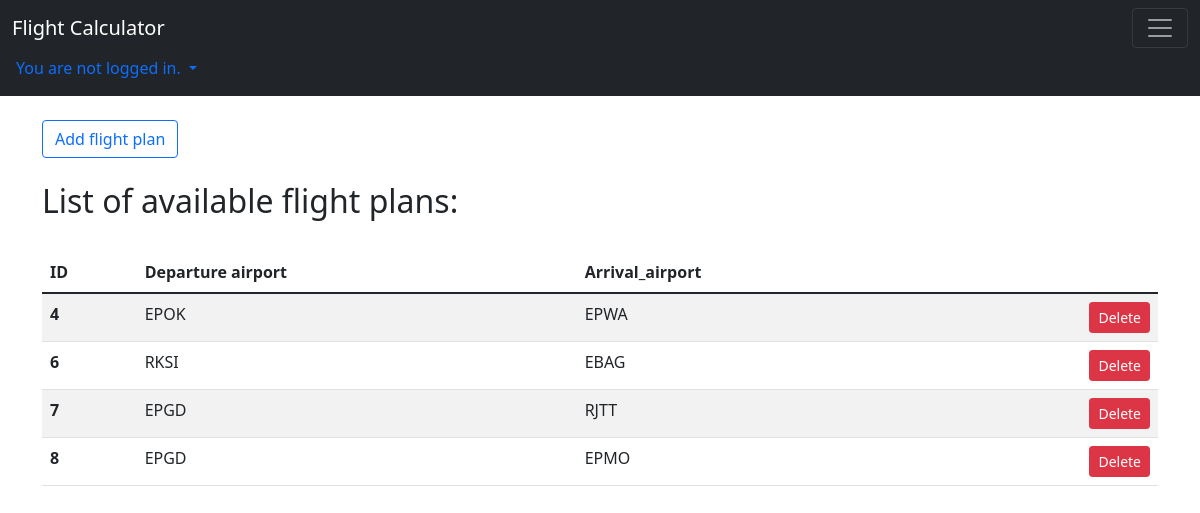
The app's page /viewer/flightplans/ with its own data.
### viewer/models.py (models this page shows, shortened)
class FlightPlan(models.Model):
    user_id = models.ForeignKey(User, on_delete=models.DO_NOTHING)
    departure_apt_id = models.ForeignKey(Airport, on_delete=models.DO_NOTHING, related_name="departure_apt_id")
    arrival_apt_id = models.ForeignKey(Airport, on_delete=models.DO_NOTHING, related_name="arrival_apt_id")
    aircraft_id = models.ForeignKey(Aircraft, on_delete=models.DO_NOTHING)
    waypoints = models.ManyToManyField(Waypoint, null=True)
    fob = models.IntegerField()

class Airport(models.Model):
    ICAO = models.CharField(max_length=4)
    name = models.CharField(max_length=100)
    lat = models.DecimalField(max_digits=8, decimal_places=6)
    lon = models.DecimalField(max_digits=9, decimal_places=6)
    def __str__(self):
        return f"{self.ICAO}"

### viewer/views.py (the view)
# urls.py: path('flightplans/', FlightPlansView.as_view(), name="flight_plans"),
class FlightPlansView(ListView):
    template_name = "flight_plans.html"
    model = FlightPlan
    paginate_by = 5
    def get_context_data(self, *, object_list=None, **kwargs):
        context = super(FlightPlansView, self).get_context_data(**kwargs)
        flight_plans = context.get('object_list')
        return context

### viewer/templates/flight_plans.html (shortened to what this page needs)
{% extends "base.html" %}
{% block content %}
<a href="{% url 'viewer:flight_plan_add' %}" class="btn btn-outline-primary mt-4">Add flight plan</a>
<h2 class="py-4">List of available flight plans:</h2>
<table class="table table-striped table-hover">
  <thead>
    <tr>
      <th scope="col">ID</th>
        <th scope="col">Departure airport</th>
      <th scope="col">Arrival_airport</th>
        <th></th>
    </tr>
  </thead>
  <tbody>
  {% for flight_plan in object_list %}
    <tr onclick="window.location='{% url "viewer:flight_plan_waypoint_view" flight_plan.id %}'">
      <th scope="row">{{flight_plan.id}}</th>
      <td>{{ flight_plan.departure_apt_id}}</td>
      <td>{{ flight_plan.arrival_apt_id }}</td>
        <td><a class="btn btn-danger btn-sm float-end" href="{% url "viewer:delete_flight_plan" flight_plan.id %}">Delete</a></td>
    </tr>
  {% endfor %}
  </tbody>
</table>
{% endblock %}

### viewer/templates/base.html (shortened to what this page needs)
<!DOCTYPE html>
<html lang="en">
<head>
    <link href="https://cdn.jsdelivr.net/npm/bootstrap@5.1.3/dist/css/bootstrap.min.css" rel="stylesheet">
    <link rel="stylesheet" href="https://cdnjs.cloudflare.com/ajax/libs/font-awesome/4.7.0/css/font-awesome.css" />
</head>
<body>
<nav class="navbar navbar-dark bg-dark">
  <div class="container-fluid">
    <a class="navbar-brand" href="{% url 'index' %}">Flight Calculator</a>
    <button class="navbar-toggler" type="button" data-bs-toggle="collapse" data-bs-target="#navbarNav" aria-controls="navbarNav" aria-expanded="false" aria-label="Toggle navigation">
      <span class="navbar-toggler-icon"></span>
    </button>
      </div>
      <div class="nav-item dropdown">
          {% if user.is_authenticated %}
            <a class="nav-link dropdown-toggle" href="#" id="dropdownAuthenticatedUserMenu" data-bs-toggle="dropdown">
            Hello, {{ user.first_name|default:user.username }}
            </a>
              <div class="dropdown-menu dropdown-menu-right" aria-labelledby="dropdownAuthenticatedUserMenu">
                <a class="dropdown-item text-right" href="{% url 'accounts:logout' %}">Logout</a>
                <a class="dropdown-item text-right" href="{% url 'accounts:password_change' %}">Change password</a>
                <a class="dropdown-item text-right" href="{% url 'accounts:profile' user.id %}">View profile</a>
                <a class="dropdown-item text-right" href="{% url 'accounts:update_profile' user.id %}">Update profile</a>
                  {% if request.user.is_superuser %}
                        <a class="dropdown-item text-right" href="{% url 'admin:index' %}">Admin panel</a>
                  {% endif %}
              </div>
          {% else %}
            <a class="nav-link active dropdown-toggle" href="#" id="dropdownUserMenu" data-bs-toggle="dropdown">
                You are not logged in.
            </a>
          {% endif %}
  </div>
</nav>
<div class="container">
  {% block content %}
  {% endblock %}
</div>
</body>
</html>

### records on screen
FlightPlan: id "4", departure_apt_id "EPOK", arrival_apt_id "EPWA"
FlightPlan: id "6", departure_apt_id "RKSI", arrival_apt_id "EBAG"
FlightPlan: id "7", departure_apt_id "EPGD", arrival_apt_id "RJTT"
FlightPlan: id "8", departure_apt_id "EPGD", arrival_apt_id "EPMO"
